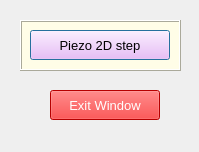
<?xml version="1.0" encoding="UTF-8"?>
<ui version="4.0">
 <class>Dialog</class>
 <widget class="QDialog" name="Dialog">
  <property name="geometry">
   <rect>
    <x>0</x>
    <y>0</y>
    <width>199</width>
    <height>152</height>
   </rect>
  </property>
  <property name="font">
   <font>
    <pointsize>10</pointsize>
   </font>
  </property>
  <property name="windowTitle">
   <string>Extra Scans</string>
  </property>
  <widget class="QFrame" name="frame_piezoStep2d">
   <property name="geometry">
    <rect>
     <x>20</x>
     <y>20</y>
     <width>161</width>
     <height>51</height>
    </rect>
   </property>
   <property name="styleSheet">
    <string notr="true">background-color: #fffde7;  /* very pale yellow */</string>
   </property>
   <property name="frameShape">
    <enum>QFrame::Box</enum>
   </property>
   <property name="frameShadow">
    <enum>QFrame::Raised</enum>
   </property>
   <widget class="QPushButton" name="pushButton_piezoStep2d">
    <property name="geometry">
     <rect>
      <x>10</x>
      <y>10</y>
      <width>140</width>
      <height>30</height>
     </rect>
    </property>
    <property name="font">
     <font>
      <pointsize>10</pointsize>
     </font>
    </property>
    <property name="styleSheet">
     <string notr="true">background-color: rgb(255, 180, 255);</string>
    </property>
    <property name="text">
     <string>Piezo 2D step</string>
    </property>
   </widget>
  </widget>
  <widget class="QPushButton" name="pushButton_exitExtraScans">
   <property name="geometry">
    <rect>
     <x>50</x>
     <y>90</y>
     <width>110</width>
     <height>30</height>
    </rect>
   </property>
   <property name="font">
    <font>
     <pointsize>10</pointsize>
    </font>
   </property>
   <property name="styleSheet">
    <string notr="true">background-color: rgb(255, 0, 0);
color: rgb(255, 255, 255);</string>
   </property>
   <property name="text">
    <string>Exit Window</string>
   </property>
  </widget>
 </widget>
 <resources/>
 <connections/>
</ui>
